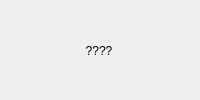
<?xml version="1.0" encoding="UTF-8"?>
<ui version="4.0">
 <class>PromocodeWidget</class>
 <widget class="QWidget" name="PromocodeWidget">
  <property name="geometry">
   <rect>
    <x>0</x>
    <y>0</y>
    <width>200</width>
    <height>100</height>
   </rect>
  </property>
  <property name="sizePolicy">
   <sizepolicy hsizetype="Ignored" vsizetype="Ignored">
    <horstretch>0</horstretch>
    <verstretch>0</verstretch>
   </sizepolicy>
  </property>
  <property name="windowTitle">
   <string>Form</string>
  </property>
  <widget class="QLabel" name="code">
   <property name="geometry">
    <rect>
     <x>0</x>
     <y>0</y>
     <width>198</width>
     <height>101</height>
    </rect>
   </property>
   <property name="text">
    <string>????</string>
   </property>
   <property name="alignment">
    <set>Qt::AlignCenter</set>
   </property>
  </widget>
 </widget>
 <resources/>
 <connections/>
</ui>
